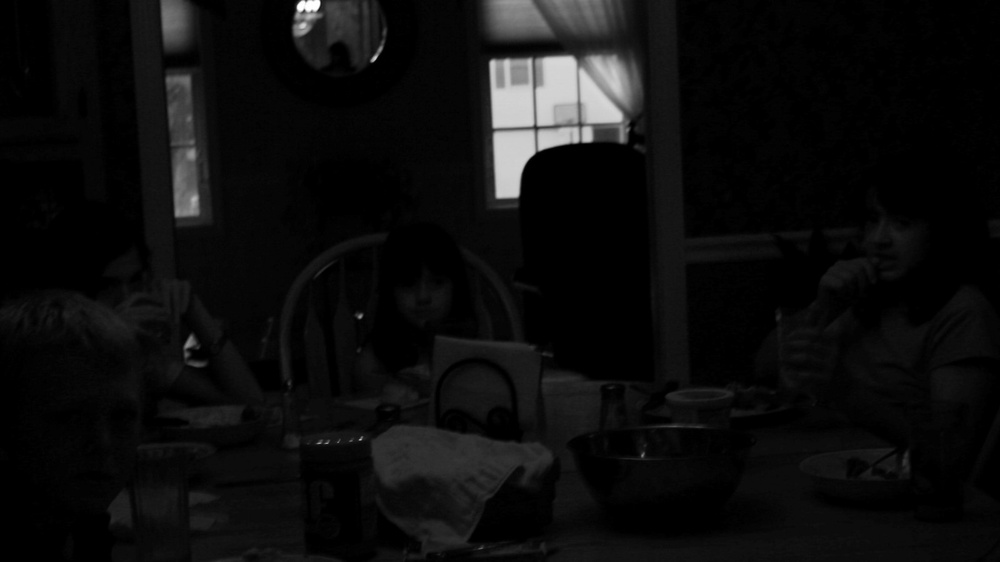
#> input picture resim.jpeg, 1000 x 562 px, shrunk from 1600 x 900 before the run
$ jupyter execute mesutburakpotuk_234327006.ipynb
#> lines starting #> are read from the running program, lines starting #| are printed output that depends on the picture; after the words box and inside, x2 and y2 are one past the last pixel; in counts of white or black regions, pixels touching at a corner belong together
# 1- Görüntüyü Yükleme ve Histogramını Çizdirme

[cell 1]
import cv2
import matplotlib.pyplot as plt

image_path = "resim.jpeg"
img = cv2.imread(image_path, cv2.IMREAD_GRAYSCALE)
#> img is the input picture: shape (562, 1000); min 0, max 255, mean 13.3

equ = cv2.equalizeHist(img)
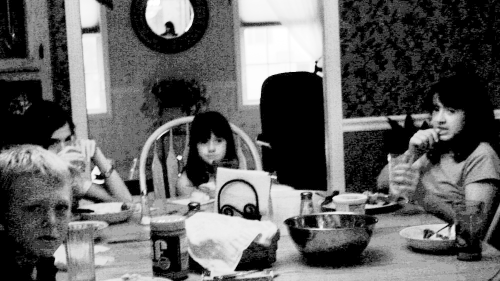
#> equ: shape (562, 1000) (shown at 1/2 size); min 0, max 255, mean 98.5

plt.subplot(2, 2, 1)
plt.imshow(img, cmap='gray')
plt.title('Orijinal Görüntü')
plt.axis('off')

plt.subplot(2, 2, 2)
plt.hist(img.ravel(), 256, [0, 256])
plt.title('Orijinal Histogram')

plt.subplots_adjust(wspace=0.4, hspace=0.4)

plt.tight_layout()
plt.show()

# 2- Histogram eşitleme uygulama, histogram eşitleme sonrası görüntüyü ve histogramını çizdirme.

[cell 2]
import cv2
import matplotlib.pyplot as plt

image_path = "resim.jpeg"
img = cv2.imread(image_path, cv2.IMREAD_GRAYSCALE)

equ = cv2.equalizeHist(img)

plt.subplot(2, 2, 3)
plt.imshow(equ, cmap='gray')
plt.title('Histogram Eşitleme Sonrası Görüntü')
plt.axis('off')

plt.subplot(2, 2, 4)
plt.hist(equ.ravel(), 256, [0, 256])

plt.title('Histogram Eşitleme Sonrası Histogram')
plt.subplots_adjust(wspace=0.4, hspace=0.4)

plt.tight_layout()
plt.show()

[cell 3]
import cv2
import matplotlib.pyplot as plt

image_path = "resim.jpeg"
img = cv2.imread(image_path, cv2.IMREAD_GRAYSCALE)

equ = cv2.equalizeHist(img)

plt.subplot(2, 2, 1)
plt.imshow(img, cmap='gray')
plt.title('Orijinal Görüntü')
plt.axis('off')

plt.subplot(2, 2, 2)
plt.hist(img.ravel(), 256, [0, 256])
plt.title('Orijinal Histogram')

plt.subplot(2, 2, 3)
plt.imshow(equ, cmap='gray')
plt.title('Histogram Eşitleme Sonrası Görüntü')
plt.axis('off')

plt.subplot(2, 2, 4)
plt.hist(equ.ravel(), 256, [0, 256])

plt.title('Histogram Eşitleme Sonrası Histogram')
plt.subplots_adjust(wspace=0.4, hspace=0.4)

plt.tight_layout()
plt.show()

# 3- Görüntüye bicubic interpolasyon ile iki kat büyütme, görüntüyü ve histogramını çizdirme

[cell 4]
import cv2
import matplotlib.pyplot as plt

image_path = "resim.jpeg"
img = cv2.imread(image_path, cv2.IMREAD_GRAYSCALE)

equ = cv2.equalizeHist(img)

resized_img = cv2.resize(equ, None, fx=2, fy=2, interpolation=cv2.INTER_CUBIC)

plt.subplot(3, 2, 5)
plt.imshow(resized_img, cmap='gray')
plt.title('Resized Equalized Image')
plt.axis('off')

plt.subplot(3, 2, 6)
plt.hist(resized_img.ravel(), 256, [0, 256])
plt.title('Resized Histogram')

plt.tight_layout()
plt.show()
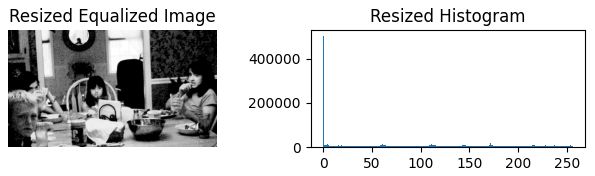
#> figure drawn by matplotlib, 2 panels; panel 2: tallest bar 504074 high, from x = 0 to 1

[cell 5]
import cv2
import matplotlib.pyplot as plt

image_path = "resim.jpeg"
img = cv2.imread(image_path, cv2.IMREAD_GRAYSCALE)

equ = cv2.equalizeHist(img)

resized_img = cv2.resize(equ, None, fx=2, fy=2, interpolation=cv2.INTER_CUBIC)

plt.subplot(3, 2, 1)  # 3 satır, 2 sütunlu subplotun ilk bölgesi
plt.imshow(img, cmap='gray')
plt.title('Original Image')
plt.axis('off')

plt.subplot(3, 2, 2)
plt.hist(img.ravel(), 256, [0, 256])
plt.title('Original Histogram')

plt.subplot(3, 2, 3)
plt.imshow(equ, cmap='gray')
plt.title('Equalized Image')
plt.axis('off')

plt.subplot(3, 2, 4)
plt.hist(equ.ravel(), 256, [0, 256])
plt.title('Equalized Histogram')

plt.subplot(3, 2, 5)
plt.imshow(resized_img, cmap='gray')
plt.title('Resized Equalized Image')
plt.axis('off')

plt.subplot(3, 2, 6)
plt.hist(resized_img.ravel(), 256, [0, 256])
plt.title('Resized Histogram')

plt.tight_layout()
plt.show()

# 4- Görüntüye unsharp masking ve highboost filtering uygulama, görüntüyü ve histogramını çizdirme

"unsharp masking" işlemi için kullanılan ağırlık katsayısı (alpha), genellikle 1 ile 2 arasında bir değer alır. Bu değer, orijinal görüntüye ne kadar vurgu yapılacağını belirler.

[cell 6]
# ALPHA DEĞERİNİ 1 OLARAK DENEDİM. ÇIKAN HİSTOGRAM GRAFİĞİ HEDEFLENENE BENZEMEDİ.


import cv2
import numpy as np
import matplotlib.pyplot as plt

image_path = "resim.jpeg"
img = cv2.imread(image_path, cv2.IMREAD_GRAYSCALE)

equ = cv2.equalizeHist(img)

resized_img = cv2.resize(equ, None, fx=2, fy=2, interpolation=cv2.INTER_CUBIC)

blurred = cv2.GaussianBlur(resized_img, (0, 0), 3)
unsharp_img = cv2.addWeighted(resized_img, 1, blurred, -0.1, 0)

k_highboost = 0.1
highboost_img = cv2.addWeighted(resized_img, k_highboost, unsharp_img, -k_highboost, 0)
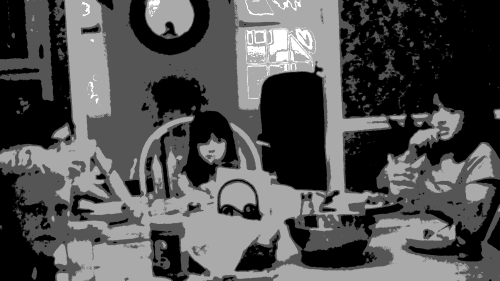
#> highboost_img: shape (1124, 2000) (shown at 1/4 size); min 0, max 3, mean 0.948; drawn with min black and max white

plt.subplot(4, 2, 7)
plt.imshow(unsharp_img, cmap='gray')
plt.title('Highboost Image')
plt.axis('off')

plt.subplot(4, 2, 8)
plt.hist(unsharp_img.ravel(), 256, [0, 256])
plt.title('Highboost Histogram')

plt.tight_layout()
plt.show()

[cell 7]
import cv2
import numpy as np
import matplotlib.pyplot as plt

image_path = "resim.jpeg"
img = cv2.imread(image_path, cv2.IMREAD_GRAYSCALE)

equ = cv2.equalizeHist(img)

resized_img = cv2.resize(equ, None, fx=2, fy=2, interpolation=cv2.INTER_CUBIC)

blurred = cv2.GaussianBlur(resized_img, (0, 0), 3)
unsharp_img = cv2.addWeighted(resized_img, 1, blurred, -0.1, 0)

k_highboost = 0.1
highboost_img = cv2.addWeighted(resized_img, k_highboost, unsharp_img, -k_highboost, 0)

plt.subplot(4, 2, 1)
plt.imshow(img, cmap='gray')
plt.title('Original Image')
plt.axis('off')

plt.subplot(4, 2, 2)
plt.hist(img.ravel(), 256, [0, 256])
plt.title('Original Histogram')

plt.subplot(4, 2, 3)
plt.imshow(equ, cmap='gray')
plt.title('Equalized Image')
plt.axis('off')

plt.subplot(4, 2, 4)
plt.hist(equ.ravel(), 256, [0, 256])
plt.title('Equalized Histogram')

plt.subplot(4, 2, 5)
plt.imshow(resized_img, cmap='gray')
plt.title('Resized Equalized Image')
plt.axis('off')

plt.subplot(4, 2, 6)
plt.hist(resized_img.ravel(), 256, [0, 256])
plt.title('Resized Histogram')

plt.subplot(4, 2, 7)
plt.imshow(unsharp_img, cmap='gray')
plt.title('Highboost Image')
plt.axis('off')

plt.subplot(4, 2, 8)
plt.hist(unsharp_img.ravel(), 256, [0, 256])
plt.title('Highboost Histogram')

plt.tight_layout()
plt.show()

[cell 8]
# ALPHA DEĞERİNİ 2 OLARAK DENEDİM. ÇIKAN HİSTOGRAM GRAFİĞİ HEDEFLENENE BENZEDİ AMA ÇIKAN RESİM ÇOK BEYAZ OLDU.


import cv2
import numpy as np
import matplotlib.pyplot as plt

image_path = "resim.jpeg"
img = cv2.imread(image_path, cv2.IMREAD_GRAYSCALE)

equ = cv2.equalizeHist(img)

resized_img = cv2.resize(equ, None, fx=2, fy=2, interpolation=cv2.INTER_CUBIC)

blurred = cv2.GaussianBlur(resized_img, (0, 0), 3)
unsharp_img = cv2.addWeighted(resized_img, 2, blurred, -0.1, 0)

k_highboost = 0.1
highboost_img = cv2.addWeighted(resized_img, k_highboost, unsharp_img, -k_highboost, 0)
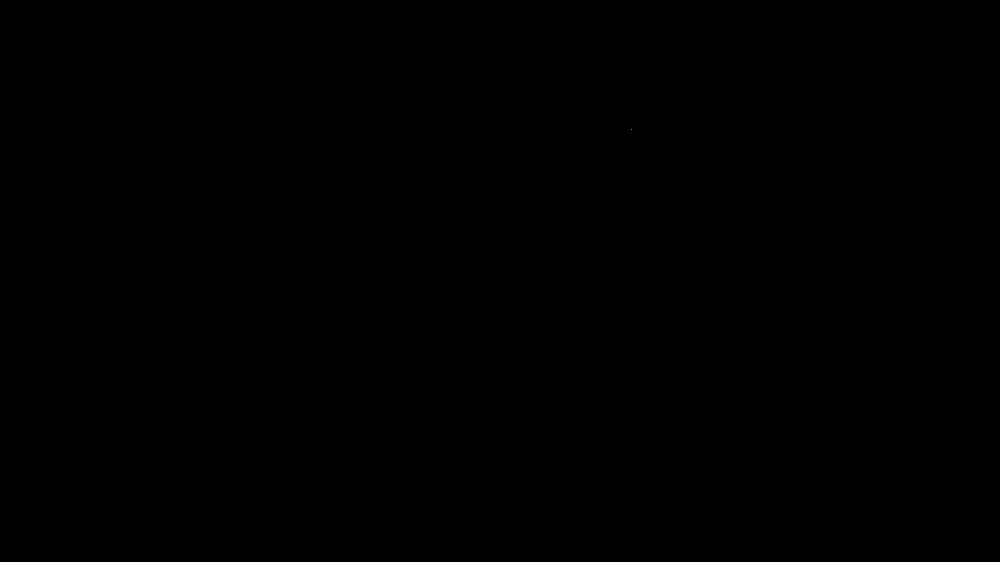
#> highboost_img: shape (1124, 2000) (shown at 1/2 size); values 0 (black) and 1 (white), 0% white in thin lines or dots, all inside (x1, y1, x2, y2) = (1263, 259, 1264, 260)

plt.subplot(4, 2, 1)
plt.imshow(img, cmap='gray')
plt.title('Original Image')
plt.axis('off')

plt.subplot(4, 2, 2)
plt.hist(img.ravel(), 256, [0, 256])
plt.title('Original Histogram')

plt.subplot(4, 2, 3)
plt.imshow(equ, cmap='gray')
plt.title('Equalized Image')
plt.axis('off')

plt.subplot(4, 2, 4)
plt.hist(equ.ravel(), 256, [0, 256])
plt.title('Equalized Histogram')

plt.subplot(4, 2, 5)
plt.imshow(resized_img, cmap='gray')
plt.title('Resized Equalized Image')
plt.axis('off')

plt.subplot(4, 2, 6)
plt.hist(resized_img.ravel(), 256, [0, 256])
plt.title('Resized Histogram')

plt.subplot(4, 2, 7)
plt.imshow(unsharp_img, cmap='gray')
plt.title('Highboost Image')
plt.axis('off')

plt.subplot(4, 2, 8)
plt.hist(unsharp_img.ravel(), 256, [0, 256])
plt.title('Highboost Histogram')

plt.tight_layout()
plt.show()

[cell 9]
# ALPHA DEĞERİNİ 1.5 OLARAK DENEDİM. ÇIKAN HİSTOGRAM GRAFİĞİ HEDEFLENENE BENZEMEDİ. HEDEFLENEN HİSTOGRAMDA 250 NİN ÜZERİNDE DURAN BAR 0 IN ÜZERİNDE DURAN BARDAN DAHA UZUNDU.


import cv2
import numpy as np
import matplotlib.pyplot as plt

image_path = "resim.jpeg"
img = cv2.imread(image_path, cv2.IMREAD_GRAYSCALE)

equ = cv2.equalizeHist(img)

resized_img = cv2.resize(equ, None, fx=2, fy=2, interpolation=cv2.INTER_CUBIC)

blurred = cv2.GaussianBlur(resized_img, (0, 0), 3)
unsharp_img = cv2.addWeighted(resized_img, 1.5, blurred, -0.1, 0)
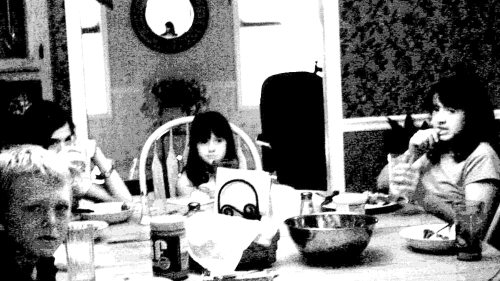
#> unsharp_img: shape (1124, 2000) (shown at 1/4 size); min 0, max 255, mean 126.9

k_highboost = 0.1
highboost_img = cv2.addWeighted(resized_img, k_highboost, unsharp_img, -k_highboost, 0)
#> highboost_img: shape (1124, 2000); values 0 (black) and 1 (white), 0% white in thin lines or dots, all inside (x1, y1, x2, y2) = (388, 121, 1406, 860)

plt.subplot(4, 2, 1)
plt.imshow(img, cmap='gray')
plt.title('Original Image')
plt.axis('off')

plt.subplot(4, 2, 2)
plt.hist(img.ravel(), 256, [0, 256])
plt.title('Original Histogram')

plt.subplot(4, 2, 3)
plt.imshow(equ, cmap='gray')
plt.title('Equalized Image')
plt.axis('off')

plt.subplot(4, 2, 4)
plt.hist(equ.ravel(), 256, [0, 256])
plt.title('Equalized Histogram')

plt.subplot(4, 2, 5)
plt.imshow(resized_img, cmap='gray')
plt.title('Resized Equalized Image')
plt.axis('off')

plt.subplot(4, 2, 6)
plt.hist(resized_img.ravel(), 256, [0, 256])
plt.title('Resized Histogram')

plt.subplot(4, 2, 7)
plt.imshow(unsharp_img, cmap='gray')
plt.title('Highboost Image')
plt.axis('off')

plt.subplot(4, 2, 8)
plt.hist(unsharp_img.ravel(), 256, [0, 256])
plt.title('Highboost Histogram')

plt.tight_layout()
plt.show()

[cell 10]
# ALPHA DEĞERİNİ 1.8 OLARAK DENEDİM. HEDEFLENEN OLDU.

import cv2
import numpy as np
import matplotlib.pyplot as plt

image_path = "resim.jpeg"
img = cv2.imread(image_path, cv2.IMREAD_GRAYSCALE)

equ = cv2.equalizeHist(img)

resized_img = cv2.resize(equ, None, fx=2, fy=2, interpolation=cv2.INTER_CUBIC)

blurred = cv2.GaussianBlur(resized_img, (0, 0), 3)
unsharp_img = cv2.addWeighted(resized_img, 1.8, blurred, -0.1, 0)
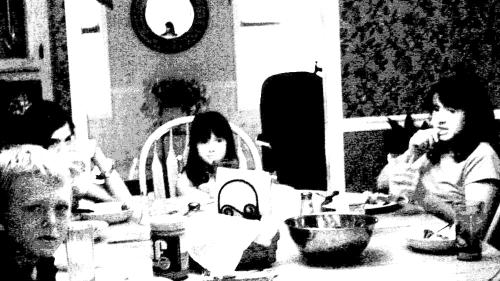
#> unsharp_img: shape (1124, 2000) (shown at 1/4 size); min 0, max 255, mean 139.2

k_highboost = 0.1
highboost_img = cv2.addWeighted(resized_img, k_highboost, unsharp_img, -k_highboost, 0)


plt.subplot(4, 2, 7)
plt.imshow(unsharp_img, cmap='gray')
plt.title('Highboost Image')
plt.axis('off')

plt.subplot(4, 2, 8)
plt.hist(unsharp_img.ravel(), 256, [0, 256])
plt.title('Highboost Histogram')

plt.tight_layout()
plt.show()
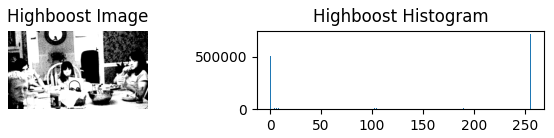
#> figure drawn by matplotlib, 2 panels; panel 2: tallest bar 712114 high, from x = 255 to 256

[cell 11]
import cv2
import numpy as np
import matplotlib.pyplot as plt

image_path = "resim.jpeg"
img = cv2.imread(image_path, cv2.IMREAD_GRAYSCALE)

equ = cv2.equalizeHist(img)

resized_img = cv2.resize(equ, None, fx=2, fy=2, interpolation=cv2.INTER_CUBIC)

blurred = cv2.GaussianBlur(resized_img, (0, 0), 3)
unsharp_img = cv2.addWeighted(resized_img, 1.8, blurred, -0.1, 0)

k_highboost = 0.1
highboost_img = cv2.addWeighted(resized_img, k_highboost, unsharp_img, -k_highboost, 0)

plt.subplot(4, 2, 1)
plt.imshow(img, cmap='gray')
plt.title('Original Image')
plt.axis('off')

plt.subplot(4, 2, 2)
plt.hist(img.ravel(), 256, [0, 256])
plt.title('Original Histogram')

plt.subplot(4, 2, 3)
plt.imshow(equ, cmap='gray')
plt.title('Equalized Image')
plt.axis('off')

plt.subplot(4, 2, 4)
plt.hist(equ.ravel(), 256, [0, 256])
plt.title('Equalized Histogram')

plt.subplot(4, 2, 5)
plt.imshow(resized_img, cmap='gray')
plt.title('Resized Equalized Image')
plt.axis('off')

plt.subplot(4, 2, 6)
plt.hist(resized_img.ravel(), 256, [0, 256])
plt.title('Resized Histogram')

plt.subplot(4, 2, 7)
plt.imshow(unsharp_img, cmap='gray')
plt.title('Highboost Image')
plt.axis('off')

plt.subplot(4, 2, 8)
plt.hist(unsharp_img.ravel(), 256, [0, 256])
plt.title('Highboost Histogram')

plt.tight_layout()
plt.show()

# 5- Highboost sonucunun dft2'sini alma dft2'yi shift etme, görüntüyü ve genlik spektrumunu çizdirme

[cell 12]
import cv2
import numpy as np
import matplotlib.pyplot as plt

image_path = "resim.jpeg"
img = cv2.imread(image_path, cv2.IMREAD_GRAYSCALE)

equ = cv2.equalizeHist(img)

resized_img = cv2.resize(equ, None, fx=2, fy=2, interpolation=cv2.INTER_CUBIC)

blurred = cv2.GaussianBlur(resized_img, (0, 0), 3)
unsharp_img = cv2.addWeighted(resized_img, 1.8, blurred, -0.1, 0)

k_highboost = 0.1
highboost_img = cv2.addWeighted(resized_img, k_highboost, unsharp_img, -k_highboost, 0)

dft2_highboost = np.fft.fft2(unsharp_img)
dft2_shifted_highboost = np.fft.fftshift(dft2_highboost)
magnitude_spectrum_highboost = np.log(np.abs(dft2_shifted_highboost) + 1)
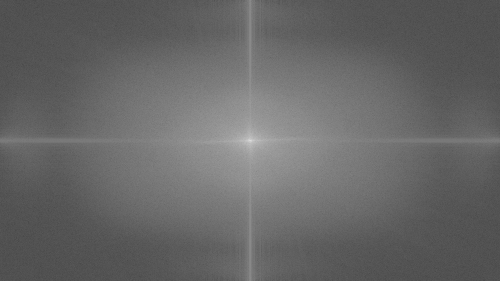
#> magnitude_spectrum_highboost: shape (1124, 2000) float64 (shown at 1/4 size); min 0.502, max 19.56, mean 8.19; drawn with min black and max white

plt.figure(figsize=(10, 5))

plt.subplot(1, 2, 1)
plt.imshow(unsharp_img, cmap='gray')
plt.title('Highboost Image')
plt.axis('off')

plt.subplot(1, 2, 2)
plt.imshow(magnitude_spectrum_highboost, cmap='gray')
plt.title('Highboost Magnitude Spectrum')
plt.axis('off')

plt.tight_layout()
plt.show()

[cell 13]
import cv2
import numpy as np
import matplotlib.pyplot as plt

image_path = "resim.jpeg"
img = cv2.imread(image_path, cv2.IMREAD_GRAYSCALE)

equ = cv2.equalizeHist(img)

resized_img = cv2.resize(equ, None, fx=2, fy=2, interpolation=cv2.INTER_CUBIC)

blurred = cv2.GaussianBlur(resized_img, (0, 0), 3)
unsharp_img = cv2.addWeighted(resized_img, 1.8, blurred, -0.1, 0)

k_highboost = 0.1
highboost_img = cv2.addWeighted(resized_img, k_highboost, unsharp_img, -k_highboost, 0)

dft2_highboost = np.fft.fft2(unsharp_img)
dft2_shifted_highboost = np.fft.fftshift(dft2_highboost)
magnitude_spectrum_highboost = np.log(np.abs(dft2_shifted_highboost) + 1)

plt.subplot(5, 2, 1)
plt.imshow(img, cmap='gray')
plt.title('Original Image')
plt.axis('off')

plt.subplot(5, 2, 2)
plt.hist(img.ravel(), 256, [0, 256])
plt.title('Original Histogram')

plt.subplot(5, 2, 3)
plt.imshow(equ, cmap='gray')
plt.title('Equalized Image')
plt.axis('off')

plt.subplot(5, 2, 4)
plt.hist(equ.ravel(), 256, [0, 256])
plt.title('Equalized Histogram')

plt.subplot(5, 2, 5)
plt.imshow(resized_img, cmap='gray')
plt.title('Resized Equalized Image')
plt.axis('off')

plt.subplot(5, 2, 6)
plt.hist(resized_img.ravel(), 256, [0, 256])
plt.title('Resized Histogram')

plt.subplot(5, 2, 7)
plt.imshow(unsharp_img, cmap='gray')
plt.title('Highboost Image')
plt.axis('off')

plt.subplot(5, 2, 8)
plt.hist(unsharp_img.ravel(), 256, [0, 256])
plt.title('Highboost Histogram')

plt.subplot(5, 2, 9)
plt.imshow(unsharp_img, cmap='gray')
plt.title('Highboost Image')
plt.axis('off')

plt.subplot(5, 2, 10)
plt.imshow(magnitude_spectrum_highboost, cmap='gray')
plt.title('Highboost Magnitude Spectrum')
plt.axis('off')

plt.tight_layout()
plt.show()
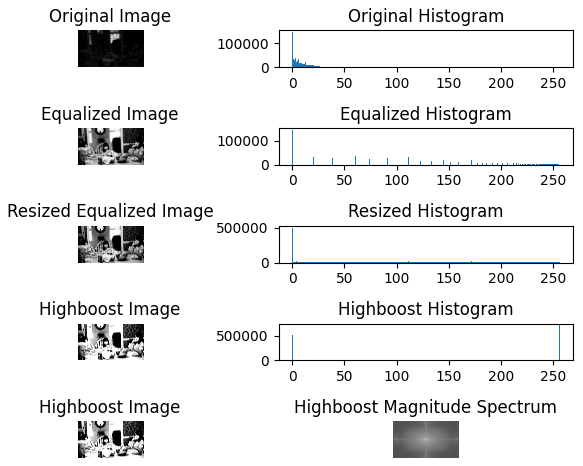
#> figure drawn by matplotlib, 10 panels; panel 2: tallest bar 146793 high, from x = 0 to 1; panel 4: tallest bar 146793 high, from x = 0 to 1; panel 6: tallest bar 504074 high, from x = 0 to 1; panel 8: tallest bar 712114 high, from x = 255 to 256
#> (the rest of the program and of its run is left out)
